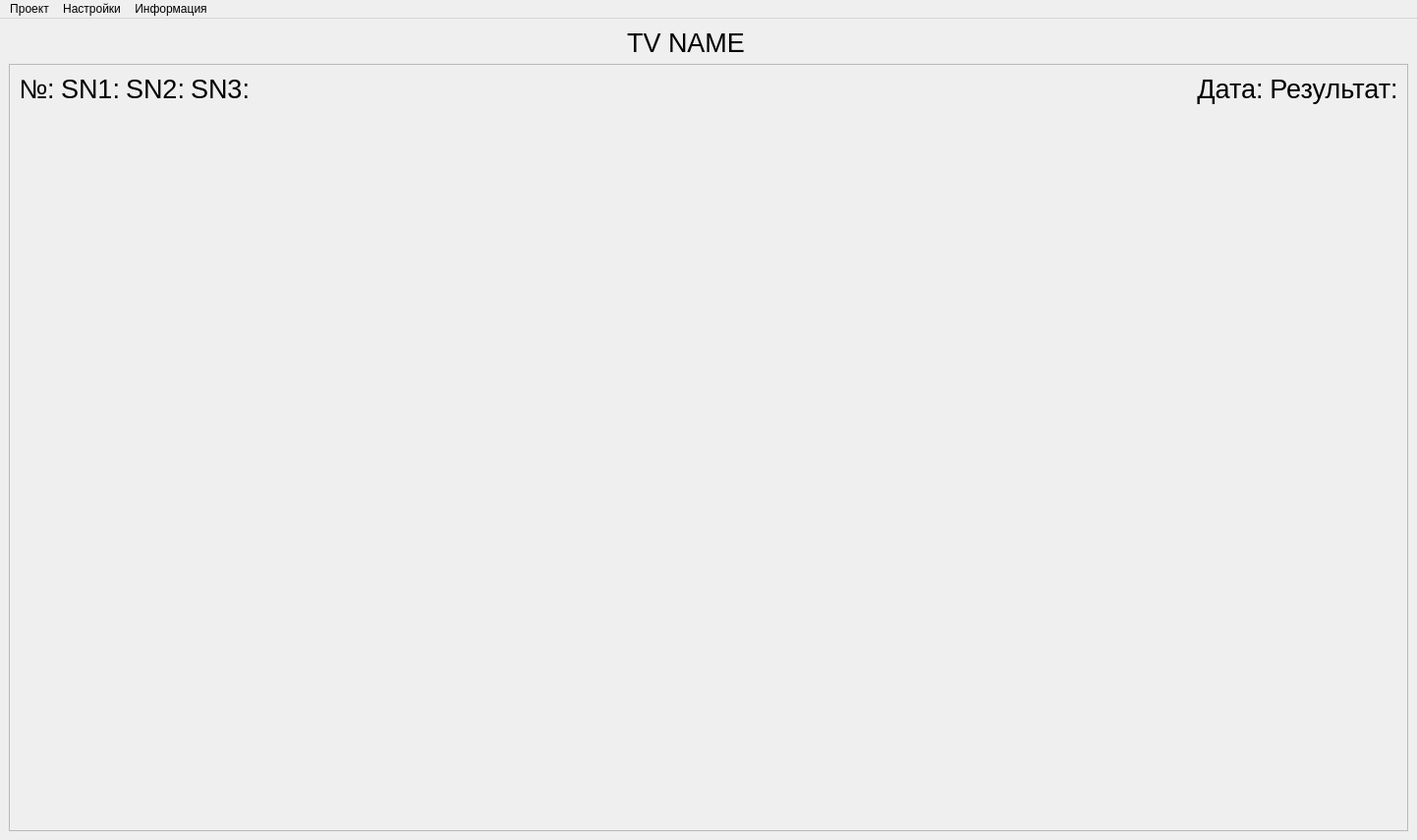
<?xml version="1.0" encoding="UTF-8"?>
<ui version="4.0">
 <class>MainWindow</class>
 <widget class="QMainWindow" name="MainWindow">
  <property name="geometry">
   <rect>
    <x>0</x>
    <y>0</y>
    <width>1442</width>
    <height>855</height>
   </rect>
  </property>
  <property name="sizePolicy">
   <sizepolicy hsizetype="Preferred" vsizetype="Preferred">
    <horstretch>0</horstretch>
    <verstretch>0</verstretch>
   </sizepolicy>
  </property>
  <property name="minimumSize">
   <size>
    <width>1442</width>
    <height>0</height>
   </size>
  </property>
  <property name="windowTitle">
   <string>SNScanner</string>
  </property>
  <property name="windowIcon">
   <iconset resource="res.qrc">
    <normaloff>:/res/images/logo.ico</normaloff>:/res/images/logo.ico</iconset>
  </property>
  <widget class="QWidget" name="centralwidget">
   <layout class="QHBoxLayout" name="horizontalLayout_4">
    <item>
     <layout class="QVBoxLayout" name="verticalLayout_2">
      <item>
       <layout class="QHBoxLayout" name="horizontalLayout_2">
        <item>
         <spacer name="horizontalSpacer_2">
          <property name="orientation">
           <enum>Qt::Orientation::Horizontal</enum>
          </property>
          <property name="sizeHint" stdset="0">
           <size>
            <width>40</width>
            <height>20</height>
           </size>
          </property>
         </spacer>
        </item>
        <item>
         <widget class="QLabel" name="label_tv_name">
          <property name="font">
           <font>
            <pointsize>20</pointsize>
           </font>
          </property>
          <property name="text">
           <string>TV NAME</string>
          </property>
          <property name="alignment">
           <set>Qt::AlignmentFlag::AlignCenter</set>
          </property>
         </widget>
        </item>
        <item>
         <spacer name="horizontalSpacer">
          <property name="orientation">
           <enum>Qt::Orientation::Horizontal</enum>
          </property>
          <property name="sizeHint" stdset="0">
           <size>
            <width>40</width>
            <height>20</height>
           </size>
          </property>
         </spacer>
        </item>
        <item>
         <widget class="QPushButton" name="pushButton_two_window">
          <property name="text">
           <string/>
          </property>
          <property name="icon">
           <iconset resource="res.qrc">
            <normaloff>:/res/images/select_window_open.svg</normaloff>:/res/images/select_window_open.svg</iconset>
          </property>
          <property name="iconSize">
           <size>
            <width>40</width>
            <height>40</height>
           </size>
          </property>
          <property name="flat">
           <bool>true</bool>
          </property>
         </widget>
        </item>
       </layout>
      </item>
      <item>
       <widget class="QScrollArea" name="scrollArea_main">
        <property name="frameShadow">
         <enum>QFrame::Shadow::Sunken</enum>
        </property>
        <property name="widgetResizable">
         <bool>true</bool>
        </property>
        <widget class="QWidget" name="scrollAreaWidgetContents">
         <property name="geometry">
          <rect>
           <x>0</x>
           <y>0</y>
           <width>1420</width>
           <height>755</height>
          </rect>
         </property>
         <layout class="QVBoxLayout" name="verticalLayout">
          <item>
           <layout class="QGridLayout" name="gridLayout">
            <item row="0" column="2">
             <widget class="QLabel" name="label_sn2">
              <property name="font">
               <font>
                <pointsize>20</pointsize>
               </font>
              </property>
              <property name="text">
               <string>SN2:</string>
              </property>
              <property name="alignment">
               <set>Qt::AlignmentFlag::AlignCenter</set>
              </property>
             </widget>
            </item>
            <item row="0" column="6">
             <widget class="QLabel" name="label_result">
              <property name="font">
               <font>
                <pointsize>20</pointsize>
               </font>
              </property>
              <property name="text">
               <string>Результат:</string>
              </property>
              <property name="alignment">
               <set>Qt::AlignmentFlag::AlignCenter</set>
              </property>
             </widget>
            </item>
            <item row="0" column="4">
             <spacer name="horizontalSpacer_header_delitel">
              <property name="orientation">
               <enum>Qt::Orientation::Horizontal</enum>
              </property>
              <property name="sizeHint" stdset="0">
               <size>
                <width>40</width>
                <height>20</height>
               </size>
              </property>
             </spacer>
            </item>
            <item row="0" column="3">
             <widget class="QLabel" name="label_sn3">
              <property name="font">
               <font>
                <pointsize>20</pointsize>
               </font>
              </property>
              <property name="text">
               <string>SN3:</string>
              </property>
              <property name="alignment">
               <set>Qt::AlignmentFlag::AlignCenter</set>
              </property>
             </widget>
            </item>
            <item row="0" column="1">
             <widget class="QLabel" name="label_sn1">
              <property name="font">
               <font>
                <pointsize>20</pointsize>
               </font>
              </property>
              <property name="text">
               <string>SN1:</string>
              </property>
              <property name="alignment">
               <set>Qt::AlignmentFlag::AlignCenter</set>
              </property>
             </widget>
            </item>
            <item row="0" column="5">
             <widget class="QLabel" name="label_data">
              <property name="font">
               <font>
                <pointsize>20</pointsize>
               </font>
              </property>
              <property name="layoutDirection">
               <enum>Qt::LayoutDirection::LeftToRight</enum>
              </property>
              <property name="text">
               <string>Дата:</string>
              </property>
              <property name="alignment">
               <set>Qt::AlignmentFlag::AlignCenter</set>
              </property>
             </widget>
            </item>
            <item row="0" column="0">
             <widget class="QLabel" name="label_number">
              <property name="font">
               <font>
                <pointsize>20</pointsize>
               </font>
              </property>
              <property name="text">
               <string>№:</string>
              </property>
              <property name="alignment">
               <set>Qt::AlignmentFlag::AlignCenter</set>
              </property>
             </widget>
            </item>
           </layout>
          </item>
          <item>
           <spacer name="verticalSpacer_main">
            <property name="orientation">
             <enum>Qt::Orientation::Vertical</enum>
            </property>
            <property name="sizeHint" stdset="0">
             <size>
              <width>20</width>
              <height>628</height>
             </size>
            </property>
           </spacer>
          </item>
         </layout>
        </widget>
       </widget>
      </item>
     </layout>
    </item>
   </layout>
  </widget>
  <widget class="QMenuBar" name="menuBar">
   <property name="geometry">
    <rect>
     <x>0</x>
     <y>0</y>
     <width>1442</width>
     <height>22</height>
    </rect>
   </property>
   <widget class="QMenu" name="menu">
    <property name="title">
     <string>Проект</string>
    </property>
    <addaction name="action_new_project"/>
    <addaction name="separator"/>
    <addaction name="action_open"/>
    <addaction name="action_close"/>
    <addaction name="separator"/>
    <addaction name="action_saveas"/>
   </widget>
   <widget class="QMenu" name="menu_2">
    <property name="title">
     <string>Настройки</string>
    </property>
    <addaction name="action_set_parameters"/>
    <addaction name="action_set_default_parameters"/>
   </widget>
   <widget class="QMenu" name="menu_3">
    <property name="title">
     <string>Информация</string>
    </property>
    <addaction name="action_about"/>
    <addaction name="separator"/>
    <addaction name="action_instruction"/>
   </widget>
   <addaction name="menu"/>
   <addaction name="menu_2"/>
   <addaction name="menu_3"/>
  </widget>
  <action name="action_new_project">
   <property name="text">
    <string>Создать новый проект</string>
   </property>
  </action>
  <action name="action_open">
   <property name="text">
    <string>Открыть проект</string>
   </property>
  </action>
  <action name="action_close">
   <property name="text">
    <string>Закрыть проект</string>
   </property>
  </action>
  <action name="action_set_parameters">
   <property name="text">
    <string>Задать параметры проекта</string>
   </property>
  </action>
  <action name="action_set_default_parameters">
   <property name="text">
    <string>Сбросить параметры по умолчанию</string>
   </property>
  </action>
  <action name="action_saveas">
   <property name="text">
    <string>Сохранить в финальный вид</string>
   </property>
  </action>
  <action name="action_11">
   <property name="text">
    <string>Информация о лоте</string>
   </property>
  </action>
  <action name="action_about">
   <property name="text">
    <string>О программе</string>
   </property>
  </action>
  <action name="action_instruction">
   <property name="text">
    <string>Инструкция</string>
   </property>
  </action>
 </widget>
 <resources>
  <include location="res.qrc"/>
 </resources>
 <connections/>
</ui>
